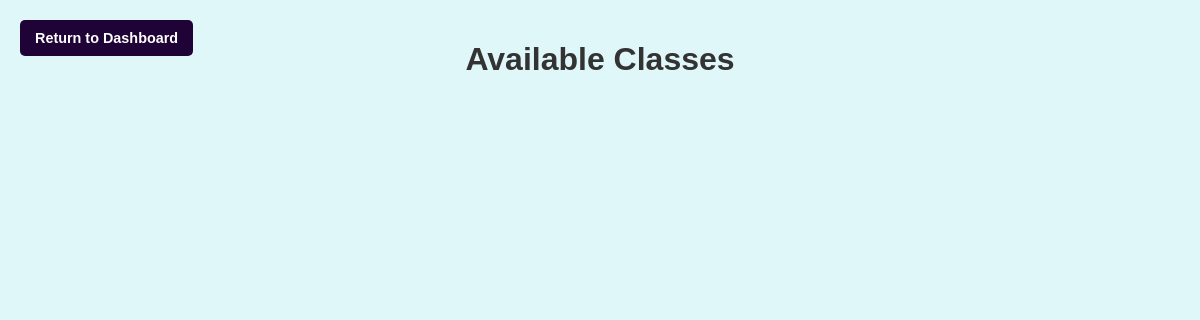
The app's page /register_classes.php, older data.
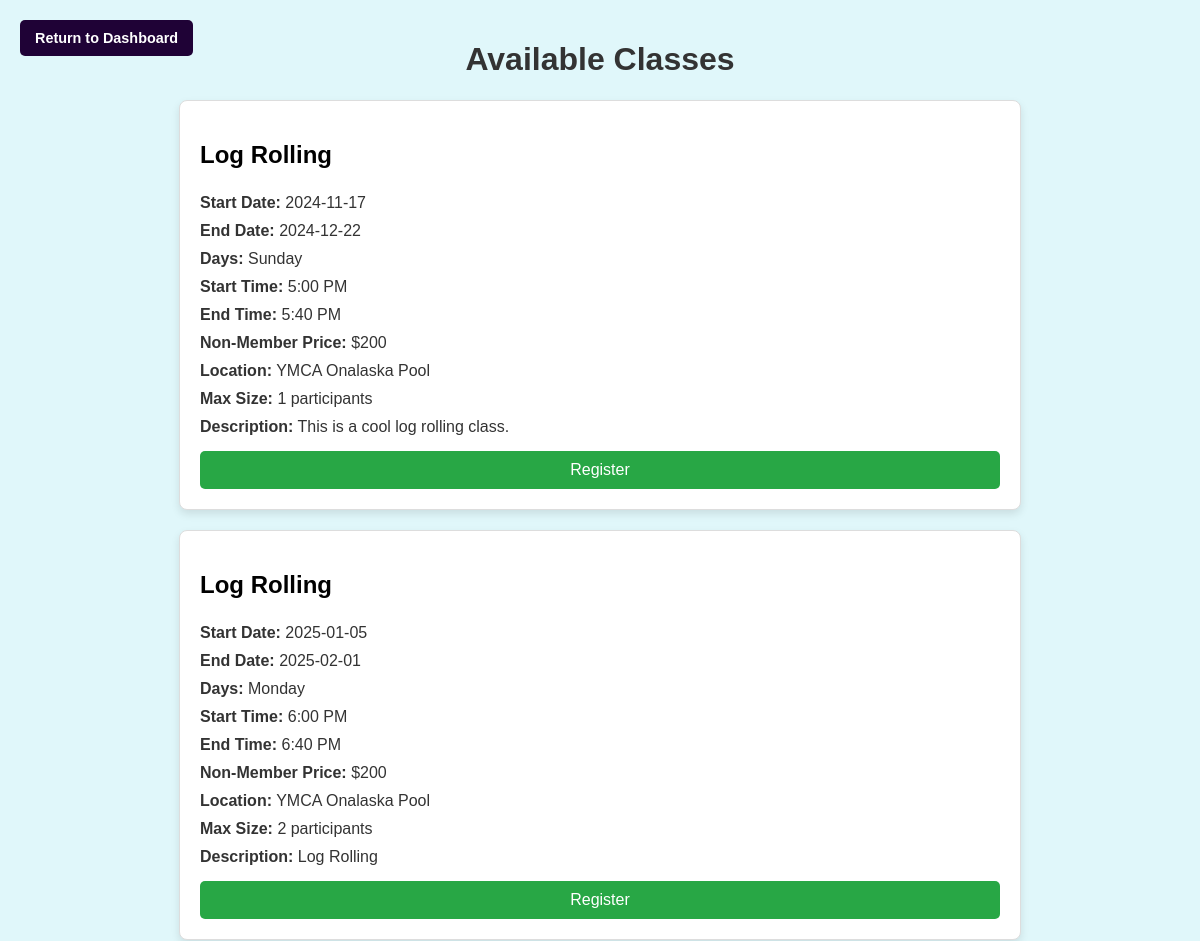
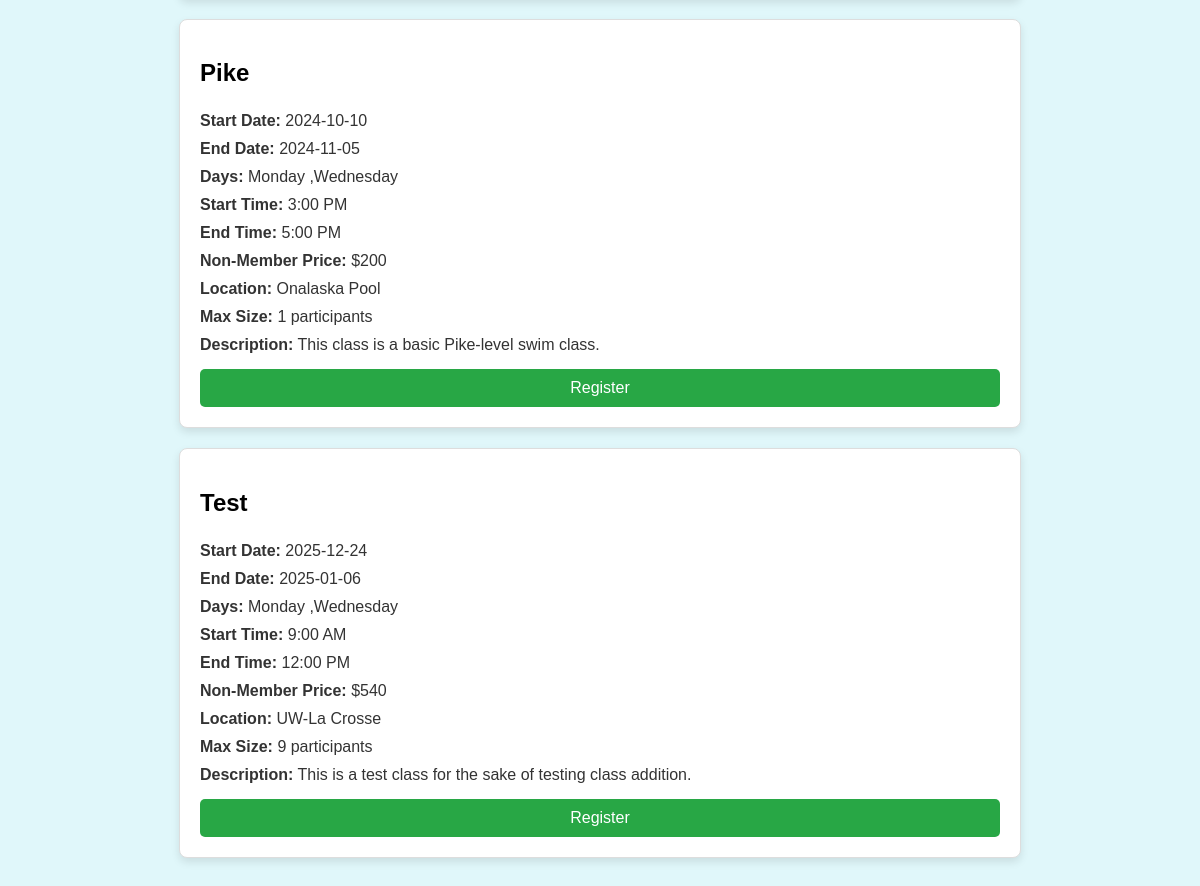
The same page, newer data (2 pictures, top to bottom).
### tables this page shows
CREATE TABLE Classes (ClassID INTEGER PRIMARY KEY AUTOINCREMENT NOT NULL UNIQUE, Name TEXT NOT NULL, StartDate TEXT NOT NULL, EndDate TEXT NOT NULL, Days TEXT NOT NULL, StartTime TEXT NOT NULL, EndTime TEXT NOT NULL, Price INTEGER NOT NULL, MemPrice INTEGER NOT NULL, Location TEXT NOT NULL, Style TEXT, MaxSize INTEGER, Description TEXT NOT NULL, Prerequisites TEXT);

### register_classes.php (the view, shortened to what this page needs)
<?php
include 'db_connection.php';
$role = $_SESSION['Role'];
$class_list = $pdo->query("
    SELECT ClassID, Name, StartDate, EndDate, Days, StartTime, EndTime, Price, MemPrice, Location, MaxSize, Description
    FROM Classes
    ORDER BY Name ASC
");
$classes = $class_list->fetchAll(PDO::FETCH_ASSOC);
?>
<!DOCTYPE html>
<html lang="en">
<head>
</head>
<body>
    <a href="dashboard.php" class="dashboard-button">Return to Dashboard</a>
    <h1>Available Classes</h1>
    <div class="classes-container">
        <?php foreach ($classes as $class): ?>
            <div class="class-container">
                <h2><?php echo htmlspecialchars($class['Name']); ?></h2>
                <p class="class-details"><strong>Start Date:</strong> <?php echo htmlspecialchars($class['StartDate']); ?></p>
                <p class="class-details"><strong>End Date:</strong> <?php echo htmlspecialchars($class['EndDate']); ?></p>
                <p class="class-details"><strong>Days:</strong> <?php echo htmlspecialchars($class['Days']); ?></p>
                <p class="class-details"><strong>Start Time:</strong> <?php echo htmlspecialchars($class['StartTime']); ?></p>
                <p class="class-details"><strong>End Time:</strong> <?php echo htmlspecialchars($class['EndTime']); ?></p>
                <?php if ($role == 'MEM'): ?>
                    <p class="class-details"><strong>Member Price:</strong> $<?php echo htmlspecialchars($class['MemPrice']); ?></p>
                <?php else: ?>
                    <p class="class-details"><strong>Non-Member Price:</strong> $<?php echo htmlspecialchars($class['Price']); ?></p>
                <?php endif; ?>
                <p class="class-details"><strong>Location:</strong> <?php echo htmlspecialchars($class['Location']); ?></p>
                <p class="class-details"><strong>Max Size:</strong> <?php echo htmlspecialchars($class['MaxSize']); ?> participants</p>
                <p class="class-details"><strong>Description:</strong> <?php echo htmlspecialchars($class['Description']); ?></p>
                <form action="process_registration.php" method="POST">
                    <input type="submit" value="Register" class="register-button">
                </form>
            </div>
        <?php endforeach; ?>
    </div>
</body>
</html>

Row changes from the older to the newer data that the page shows:
added classes: Name "Log Rolling", StartDate "2024-11-17", EndDate "2024-12-22", Days "Sunday", StartTime "5:00 PM", EndTime "5:40 PM", Price "200", Location "YMCA Onalaska Pool", MaxSize "1", Description "This is a cool log rolling class."
added classes: Name "Log Rolling", StartDate "2025-01-05", EndDate "2025-02-01", Days "Monday", StartTime "6:00 PM", EndTime "6:40 PM", Price "200", Location "YMCA Onalaska Pool", MaxSize "2", Description "Log Rolling"
added classes: Name "Pike", StartDate "2024-10-10", EndDate "2024-11-05", Days "Monday ,Wednesday", StartTime "3:00 PM", EndTime "5:00 PM", Price "200", Location "Onalaska Pool", MaxSize "1", Description "This class is a basic Pike-level swim class."
added classes: Name "Test", StartDate "2025-12-24", EndDate "2025-01-06", Days "Monday ,Wednesday", StartTime "9:00 AM", EndTime "12:00 PM", Price "540", Location "UW-La Crosse", MaxSize "9", Description "This is a test class for the sake of testing class addition."
